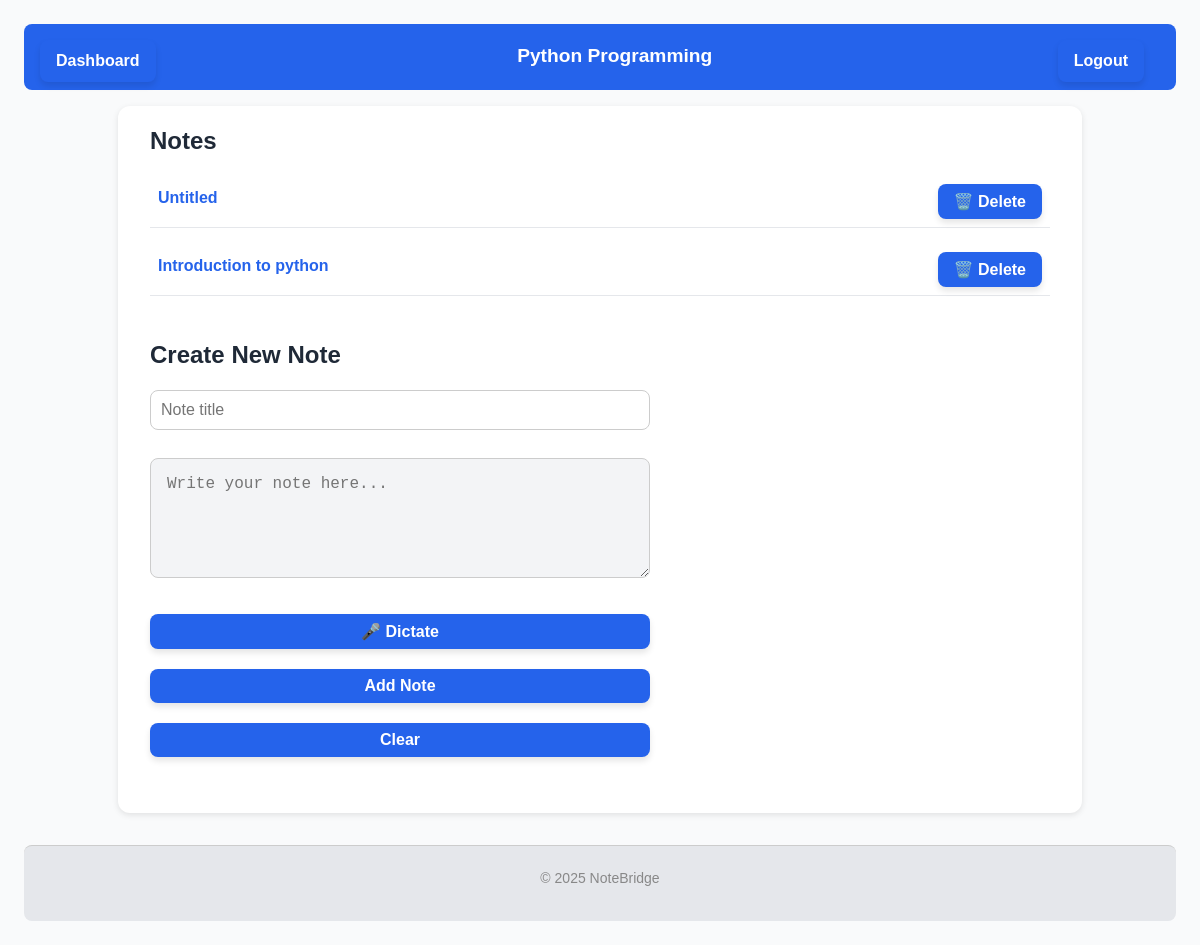
The app's page /notebook/2 (signed in) with its own data.
### tables this page shows
CREATE TABLE notebooks (
        id INTEGER PRIMARY KEY AUTOINCREMENT,
        owner_id INTEGER NOT NULL,
        title TEXT NOT NULL,
        description TEXT,
        created_at TEXT NOT NULL,
        is_shared INTEGER DEFAULT 0,
        FOREIGN KEY(owner_id) REFERENCES users(id) ON DELETE CASCADE
    );

CREATE TABLE notes (
        id INTEGER PRIMARY KEY AUTOINCREMENT,
        notebook_id INTEGER NOT NULL,
        title TEXT,
        content TEXT,
        created_by INTEGER,
        created_at TEXT NOT NULL,
        updated_at TEXT,
        FOREIGN KEY(notebook_id) REFERENCES notebooks(id) ON DELETE CASCADE,
        FOREIGN KEY(created_by) REFERENCES users(id) ON DELETE SET NULL
    );

### notebooks.py (the view)
@notebook_bp.route('/notebook/<int:notebook_id>')
@login_required
def view_notebook(notebook_id):
    db = get_db()
    nb = db.execute('SELECT * FROM notebooks WHERE id=?', (notebook_id,)).fetchone()
    if not nb:
        return "Notebook not found", 404
    notes = db.execute(
        'SELECT * FROM notes WHERE notebook_id=? ORDER BY updated_at DESC, created_at DESC',
        (notebook_id,)
    ).fetchall()
    return render_template('notebook.html', notebook=nb, notes=notes)

### auth.py (called while the page is built)
def current_user():
    uid = session.get('user_id')
    if not uid:
        return None
    db = get_db()
    return db.execute('SELECT id, username, full_name FROM users WHERE id=?', (uid,)).fetchone()

def login_required(f):
    @wraps(f)
    def wrapped(*args, **kwargs):
        if not current_user():
            return redirect(url_for('auth.login'))
        return f(*args, **kwargs)
    return wrapped

### database.py (called while the page is built)
def get_db():
    db = getattr(g, '_database', None)
    if db is None:
        db = g._database = sqlite3.connect(DATABASE)
        db.row_factory = sqlite3.Row
    return db

def close_connection(exception=None):
    db = getattr(g, '_database', None)
    if db is not None:
        db.close()

### templates/notebook.html (shortened to what this page needs)
<!DOCTYPE html>
<html lang="en">
<head>
  <link rel="stylesheet" href="{{ url_for('static', filename='style.css') }}">
</head>
<body>
  <nav class="navbar">
    <a href="{{ url_for('dashboard.dashboard') }}" class="btn">Dashboard</a>
    <span class="navbar-title">{{ notebook['title'] }}</span>
    <a href="{{ url_for('auth.logout') }}" class="btn">Logout</a>
  </nav>
  <main>
    <section>
      <h2>Notes</h2>
      <ul id="notes-list">
        {% for n in notes %}
        <li id="note-{{ n['id'] }}">
          <a href="{{ url_for('notebook.view_note', note_id=n['id']) }}">{{ n['title'] }}</a>
          <button class="btn delete-note" data-id="{{ n['id'] }}">🗑️ Delete</button>
        </li>
        {% else %}
        <li id="no-notes">No notes in this notebook.</li>
        {% endfor %}
      </ul>
    </section>
    <section>
      <h2>Create New Note</h2>
      <form id="note-form">
        <input type="text" name="title" id="note-title" placeholder="Note title">
        <textarea name="content" id="note-content" placeholder="Write your note here..."></textarea>
        <button type="button" id="dictate-btn" class="btn">🎤 Dictate</button>
        <button type="submit" class="btn">Add Note</button>
        <button type="button" id="clear-btn" class="btn">Clear</button>
      </form>
    </section>
  </main>
  <footer>
    <p>&copy; {{ current_year or 2025 }} NoteBridge</p>
  </footer>
</body>
</html>

### static/style.css (style rules this page uses)
html { font-size: 16px; }
body { font-family: Arial, Helvetica, sans-serif; background-color: #f9fafb; color: #111; line-height: 1.6; padding: 1rem; }
h1, h2, h3 { margin-bottom: 0.5rem; color: #1f2937; }
a { color: #2563eb; text-decoration: none; }
.btn { display: inline-block; background-color: #2563eb; color: white; padding: 0.5rem 1rem; margin-top: 0.5rem; border: none; border-radius: 0.5rem; text-align: center; cursor: pointer; font-size: 1rem; transition: background 0.2s; }
form { margin: 1rem 0; display: flex; flex-direction: column; gap: 0.75rem; max-width: 500px; }
input[type="text"], input[type="password"], textarea { padding: 0.5rem; border: 1px solid #d1d5db; border-radius: 0.375rem; font-size: 1rem; width: 100%; }
textarea { min-height: 120px; resize: vertical; }
ul { list-style: none; margin: 0.5rem 0; padding: 0; }
ul li { padding: 0.5rem; border-bottom: 1px solid #e5e7eb; }
ul li a { font-weight: bold; }
main { max-width: 900px; margin: auto; background: #fff; padding: 1rem 2rem; border-radius: 0.75rem; box-shadow: 0 2px 6px rgba(0,0,0,0.1); }
section { margin-bottom: 2rem; }
#note-content { margin: 1rem 0; background: #f3f4f6; padding: 1rem; border-radius: 0.5rem; overflow-x: auto; }
.navbar { display: flex; justify-content: space-between; align-items: center; background: #2563eb; padding: 0.5rem 1rem; border-radius: 0.5rem; color: white; margin-bottom: 1rem; }
.navbar a { color: white; margin-right: 1rem; }
.navbar-title { font-weight: bold; font-size: 1.2rem; }
footer { margin-top: 2rem; text-align: center; padding: 1rem; background: #e5e7eb; border-radius: 0.5rem; }
h1, h2, h3 { margin: 0 0 10px 0; font-weight: 700; }
p { margin: 5px 0 15px 0; }
a { text-decoration: none; color: #007BFF; transition: color 0.3s; }
.btn { display: inline-block; background-color: #007BFF; color: #fff; padding: 8px 18px; border: none; border-radius: 25px; cursor: pointer; font-size: 14px; font-weight: bold; box-shadow: 0 4px 6px rgba(0,0,0,0.1); transition: all 0.3s; }
main { padding: 30px 20px; max-width: 1000px; margin: auto; }
main section { margin-bottom: 40px; }
form { display: flex; flex-direction: column; gap: 12px; max-width: 500px; margin: auto; }
form input[type="text"], form input[type="password"], form textarea, form select { padding: 10px; font-size: 16px; border: 1px solid #ccc; border-radius: 8px; width: 100%; box-sizing: border-box; transition: border 0.3s, box-shadow 0.3s; }
textarea { resize: vertical; min-height: 100px; }
ul { list-style: none; padding: 0; }
li { margin-bottom: 8px; display: flex; justify-content: space-between; align-items: center; }
footer { text-align: center; font-size: 14px; color: #888; margin-top: 40px; border-top: 1px solid #ccc; padding: 15px 0; background: #fafafa; }

### records on screen
notebooks: title "Python Programming"
notes: title "Untitled"
notes: title "Introduction to python"

### other values on screen
{{ current_year or 2025 }} "2025"
